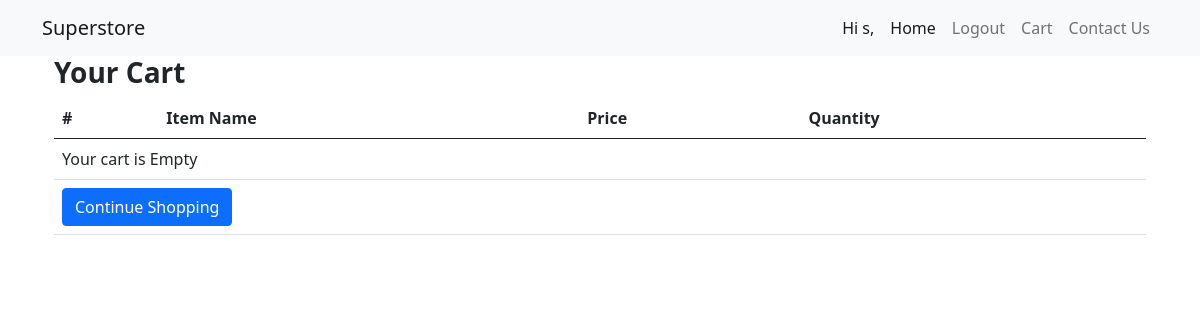
The page /cart-items/ (signed in) on the database as committed earlier.
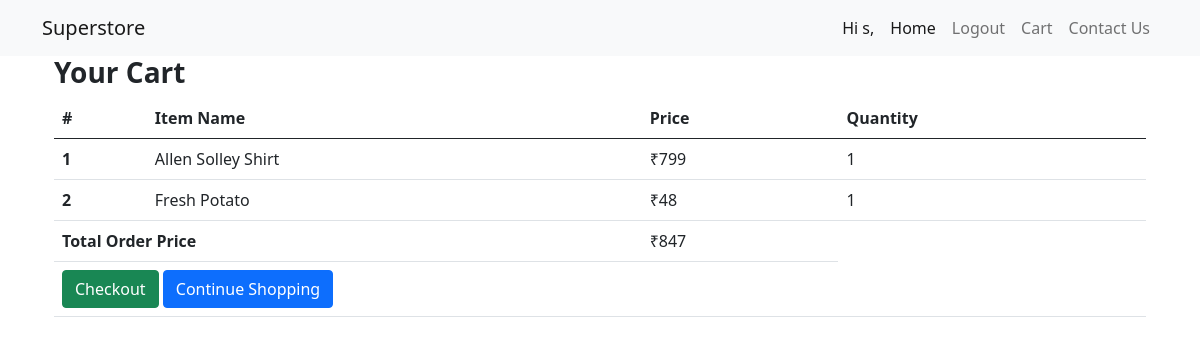
The same page on the database as committed later.
### accounts/models.py (models this page shows, shortened)
class OrderItem(models.Model):
    user = models.ForeignKey(UserProfileInfo,
                             on_delete=models.CASCADE)
    ordered = models.BooleanField(default=False)
    product = models.ForeignKey(Product, on_delete=models.CASCADE)
    quantity = models.IntegerField(default=1)
    def get_total_item_price(self):
        return self.quantity * self.product.price

class Product(models.Model):
    name = models.CharField(max_length=255)
    description = models.CharField(max_length=255)
    image = models.ImageField(upload_to='products')
    price = models.IntegerField()

class Order(models.Model):
    userprofileinfo = models.ForeignKey(UserProfileInfo,related_name='orders',on_delete=models.DO_NOTHING,)
    products = models.ManyToManyField(OrderItem)
    ordered = models.BooleanField(default=False)
    def __str__(self):
        return self.userprofileinfo.name
    def cal_total_amount(self):
        total = 0
        for order_item in self.products.all():
            total += order_item.get_total_item_price()
        return total

### accounts/views.py (the view)
# urls.py: path('cart-items/', CartItemsView.as_view(), name='cart-items'),
class CartItemsView(LoginRequiredMixin, View):
    def get(self, *args, **kwargs):
        try:
            order = Order.objects.get(userprofileinfo=self.request.user, ordered=False)
            context = {
                'object': order
            }
            print(order)
            return render(self.request, 'accounts/cart_items.html', context)
        except ObjectDoesNotExist:
            print("You do not have an order")
            return redirect("/")

### templates/accounts/cart_items.html
{% extends 'accounts/base.html' %}
{% block content %}
<main>
    <div class= "container">
        <div class="table-responsive text-nowrap">
    <h3>
        <strong>Your Cart</strong>
    </h3>
    <table class="table">
        <thead>
        <tr>
            <th scope="col">#</th>
            <th scope="col">Item Name</th>
            <th scope="col">Price</th>
            <th scope="col">Quantity</th>
        </tr>
        </thead>
        <tbody>
        {% for order_item in object.products.all %}
        <tr>
            <th scope="row">{{ forloop.counter }}</th>
            <td>{{ order_item.product.name }}</td>
            <td>
           &#8377;{{ order_item.product.price}}
            </td>
            <td>
            {{ order_item.quantity}}
            </td>
        </tr>
        {% empty %}
        <tr>
            <td colspan="4">Your cart is Empty</td>
        </tr>
         <tr>
            <td colspan="4">
                <a href="{% url 'accounts:dashboardView' %}" class="btn btn-primary float-right">Continue Shopping</a>
            </td>
        </tr>
        {% endfor %}
        {% if object.cal_total_amount %}
        <tr>
            <td colspan="2"><b>Total Order Price</b></td>
            <td>&#8377;{{ object.cal_total_amount }}</td>
        </tr>
         <tr>
            <td colspan="4">
                <a href="{% url 'accounts:checkout' %}" class="btn btn-success float-right ml-2">Checkout</a>
                <a href="{% url 'accounts:dashboardView' %}" class="btn btn-primary float-right">Continue Shopping</a>
            </td>
        </tr>
        {% endif %}
        </tbody>
    </table>
        </div>
    </div>
</main>
{% endblock content %}

Rows that differ between the two databases and show on the page:
added OrderItem: product.name "Allen Solley Shirt", product.price "799", quantity "1"
added OrderItem: product.name "Fresh Potato", product.price "48", quantity "1"
now on this page (row unchanged): Order: cal_total_amount "847"
Other text that changed with them:
text no longer shown: "Your cart is Empty"
text now shown: "Total Order Price ₹ Checkout"
